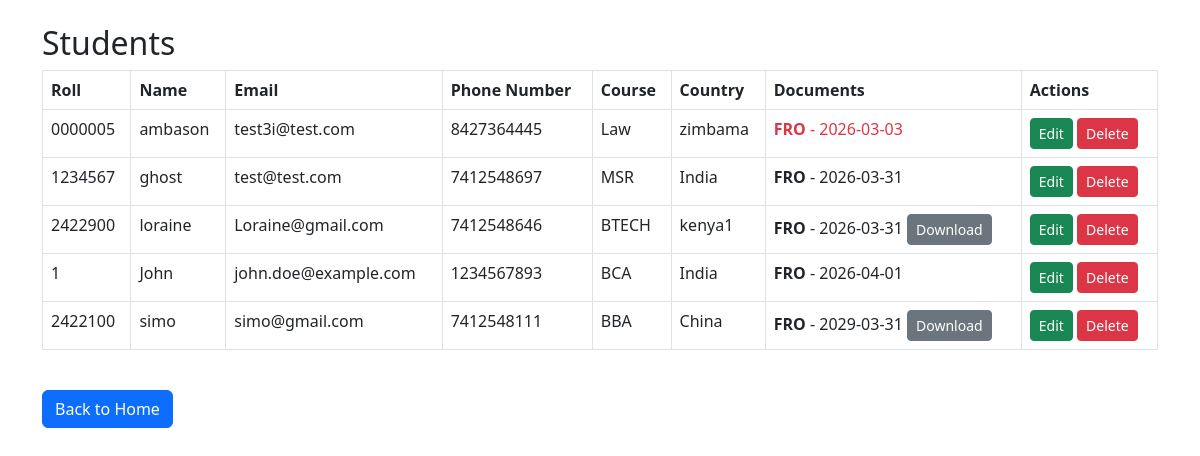
Before: /view with the older database file.
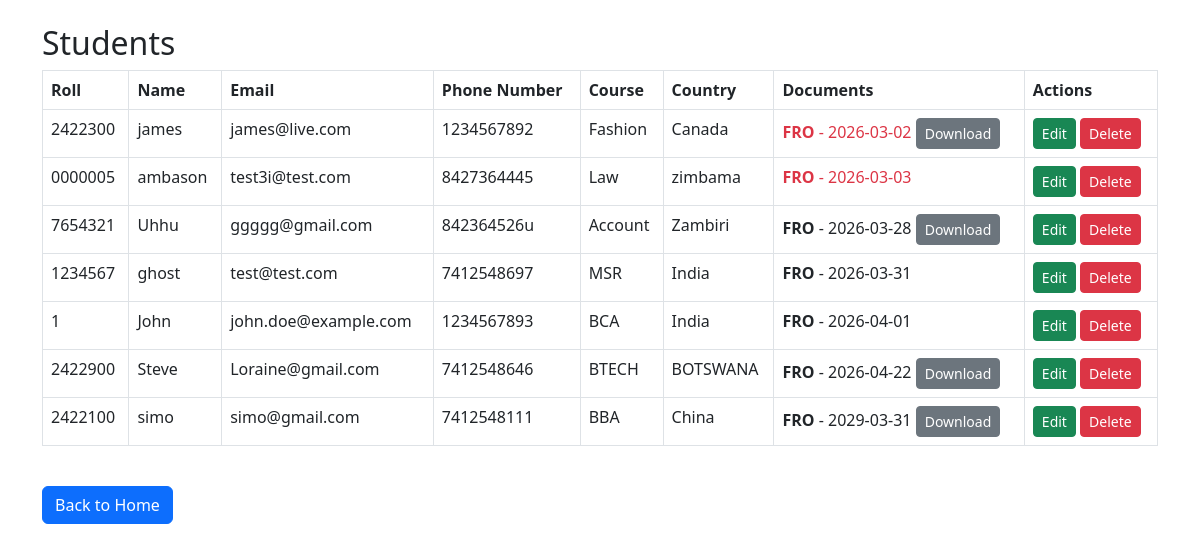
After: the same page with the newer database file.
### models.py (models this page shows, shortened)
class Student(db.Model):
    __tablename__ = 'students'
    roll_no = db.Column(db.String(20), primary_key=True)
    name = db.Column(db.String(100), nullable=False)
    surname = db.Column(db.String(100), nullable=False)
    phone_nr = db.Column(db.String(10),nullable=False, unique=True)
    email = db.Column(db.String(100), nullable=False, unique=True)
    course_name = db.Column(db.String(100), nullable=False)
    country_name = db.Column(db.String(100), nullable=False)
    documents = db.relationship('Document', backref='student', lazy=True)

class Document(db.Model):
    __tablename__ = 'documents'
    doc_id = db.Column(db.Integer, primary_key=True)
    roll_no = db.Column(db.String(20), db.ForeignKey('students.roll_no'), nullable=False)
    doc_type = db.Column(db.String(50), nullable=False)  # Passport / Visa / FRO
    issue_date = db.Column(db.Date, nullable=False)
    expiry_date = db.Column(db.Date, nullable=False)
    file_name = db.Column(db.String(255), nullable=True)

### app.py (the view)
@app.route("/view")
def view_students():
    students = Student.query.all()
    def get_expiry(student):
        fro_doc = next((d for d in student.documents if d.doc_type == 'FRO'), None)
        return fro_doc.expiry_date if fro_doc else None
    from datetime import date
    students.sort(key=lambda s: get_expiry(s) or date(9999, 12, 31))
    today = date.today()
    return render_template("view.html", students=students, today=today)

### templates/view.html
<link href="https://cdn.jsdelivr.net/npm/bootstrap@5.3.0/dist/css/bootstrap.min.css" rel="stylesheet">
<div class="container mt-4">
<h2>Students</h2>
<table class="table table-bordered">
<tr>
<th>Roll</th>
<th>Name</th>
<th>Email</th>
<th>Phone Number</th>
<th>Course</th>
<th>Country</th>
<th>Documents</th>
<th>Actions</th>
</tr>
{% for s in students %}
<tr>
<td>{{ s.roll_no }}</td>
<td>{{ s.name }}</td>
<td>{{ s.email }}</td>
<td>{{ s.phone_nr }}</td>
<td>{{ s.course_name }}</td>
<td>{{ s.country_name }}</td>
<td>
{% for d in s.documents %}
{% if d.doc_type == 'FRO' %}
<div class="{% if d.expiry_date < today %}text-danger{% endif %}">
<b>{{ d.doc_type }}</b> - {{ d.expiry_date }}
{% if d.file_name %}
<a href="/download/{{ d.file_name }}" class="btn btn-sm btn-secondary">Download</a>
{% endif %}
</div>
{% endif %}
{% endfor %}
</td>
<td>
<a href="/edit/{{ s.roll_no }}" class="btn btn-success btn-sm">Edit</a>
<a href="/delete/{{ s.roll_no }}" class="btn btn-danger btn-sm">Delete</a>
</td>
</tr>
{% endfor %}
</table>
<br>
<button onclick="location.href='/'" class="btn btn-primary">Back to Home</button>
</div>

Changed rows visible on the page:
added Student: roll_no "2422300", name "james", email "james@live.com", phone_nr "1234567892", course_name "Fashion", country_name "Canada"
added Document: doc_type "FRO", expiry_date "2026-03-02", shown under "2422300"
added Student: roll_no "7654321", name "Uhhu", email "ggggg@gmail.com", phone_nr "842364526u", course_name "Account", country_name "Zambiri"
added Document: doc_type "FRO", expiry_date "2026-03-28", shown under "7654321"
shown differently, row unchanged: Student "John": moves up the list
changed Student "Loraine@gmail.com": name "loraine" → "Steve"; country_name "kenya1" → "BOTSWANA"
changed Document (number 6 of 7 on the later page): expiry_date "2026-03-31" → "2026-04-22"
